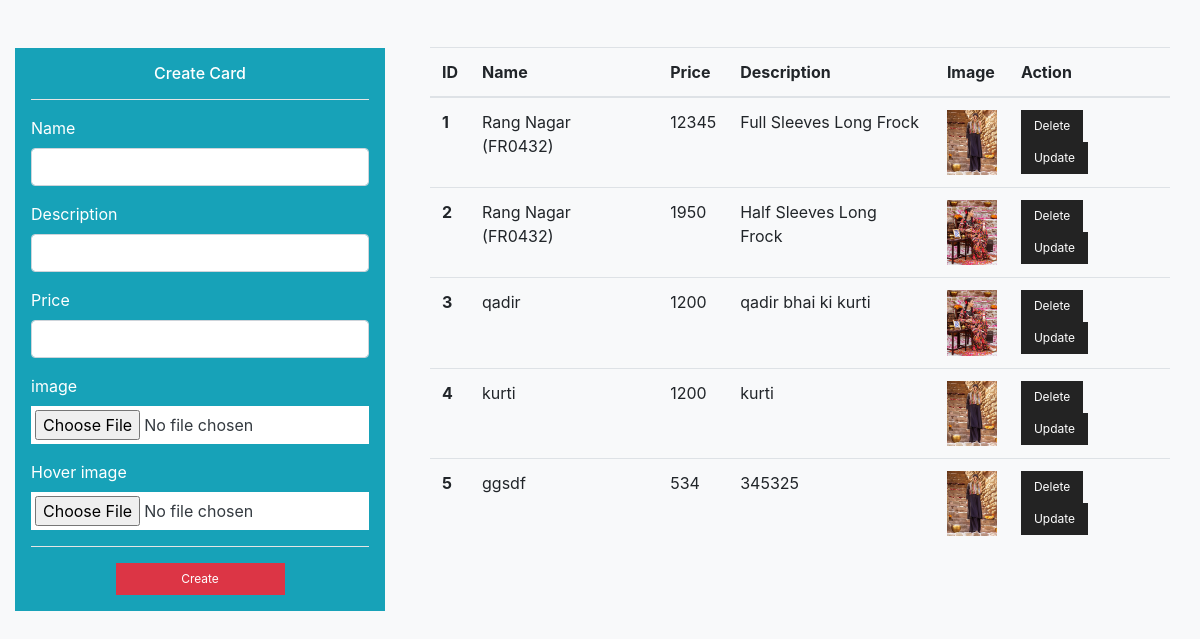
The page /form.php on the database its author committed.
### tables this page shows
CREATE TABLE `cards` (
  `id` int(11) NOT NULL,
  `name` varchar(256) NOT NULL,
  `price` varchar(256) NOT NULL,
  `disc` varchar(256) NOT NULL,
  `image` varchar(256) NOT NULL,
  `image2` varchar(256) NOT NULL
);

### form.php (the view, shortened to what this page needs)
<?php
    @require('database.php');
    $sql1 = "SELECT * FROM cards";
    $result = $conn->query($sql1);
?>
<!DOCTYPE html>
<html lang="en">
<head>
    <link rel="stylesheet" href="./asset/css/bootstrap.min.css">
</head>
<body class="bg-light">
  <div class="row">
<div class="col-lg-4 col-md-4 col-sm-12">
    <div class="bg-info mx-auto p-3 mt-5">
        <form action="./form.php" method="POST">
        <h6 class="text-white text-center">Create Card</h6>
        <hr class="bg-white">
  <div class="form-group text-white">
    <label for="Name">Name</label>
    <input type="text" required class="form-control" name="name" id="Name">
  </div>
  <div class="form-group text-white">
    <label for="disc">Description</label>
    <input type="text" required class="form-control" name="disc" id="disc">
  </div>
  <div class="form-group text-white">
    <label for="Price">Price</label>
    <input type="number" required class="form-control" name="price" id="Price">
  </div>
  <div class="form-group text-white">
    <label for="image">image</label>
    <input type="file" required class="form-control-file bg-white text-dark p-1" name="image" id="image">
  </div>
  <div class="form-group text-white">
    <label for="himage">Hover image</label>
    <input type="file" required class="form-control-file bg-white text-dark p-1" name="image2" id="himage">
  </div>
  <hr class="bg-white">
  <div class="text-center">
  <button type="submit" name="create" class="btn btn-danger w-50">Create</button>
  </div>
        </form>
    </div>
    </div>
    <div class="col-lg-8 col-md-8 col-sm-12 my-auto">
<div class="container">
    <table class="table table-hover">
  <thead>
    <tr>
      <th scope="col">ID</th>
      <th scope="col">Name</th>
      <th scope="col">Price</th>
      <th scope="col">Description</th>
      <th scope="col">Image</th>
      <th scope="col">Action</th>
    </tr>
  </thead>
  <tbody>
    <?php
    $key = 1;
        while($res = mysqli_fetch_array($result)){
    ?>
    <tr>
      <th scope="row"><?php echo $key; ?></th>
      <td><?php echo $res['name']; ?></td>
      <td><?php echo $res['price']; ?></td>
      <td><?php echo $res['disc']; ?></td>
      <td><img src="images/<?php echo $res['image']; ?>" width="50" alt="" /></td>
      <td><a href="delete.php?id=<?php echo $res['id']; ?>" class="btn btn-outline-secondary mr-2">Delete</a><button class="btn btn-outline-secondary">Update</button></td>
    </tr>
   <?php
   $key++;
        }
   ?>
  </tbody>
</table>
</div>
</div>
</div>
</body>
</html>

### rows shown on the page
cards: name "Rang Nagar (FR0432)", price "12345", disc "Full Sleeves Long Frock", image (picture)
cards: name "Rang Nagar (FR0432)", price "1950", disc "Half Sleeves Long Frock", image (picture)
cards: name "qadir", price "1200", disc "qadir bhai ki kurti", image (picture)
cards: name "kurti", price "1200", disc "kurti", image (picture)
cards: name "ggsdf", price "534", disc "345325", image (picture)
